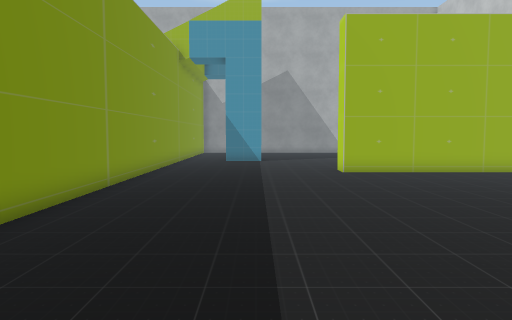
[1] (above)

21 first-person views from a walk through a scene from a Unity 3-D project. The camera is 1.5 m above the floor, tilts 4° down and sees 70° across. The floor is counted in squares, 1 m on a side. Each view is taken from the middle of a square. On the plan, view 1 faces up. The plan holds only what a view shows up to about 16 squares ahead; the rest is blank. The place goes on beyond the plan. Some surface patterns are stand-ins.

[2]
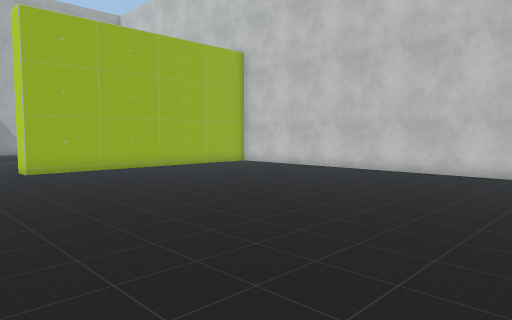

[3]
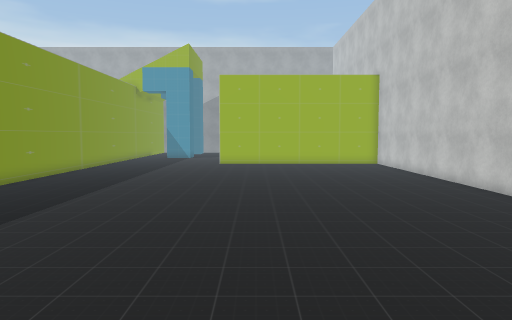

[4]
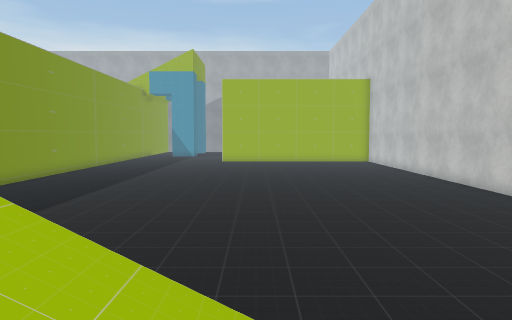

[5]
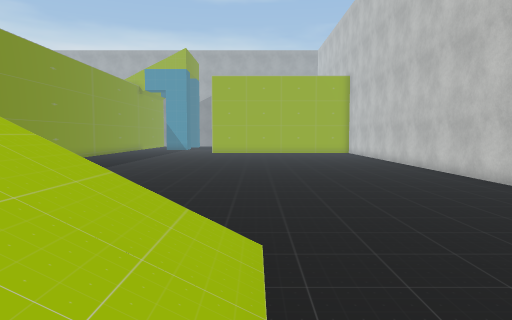

[6]
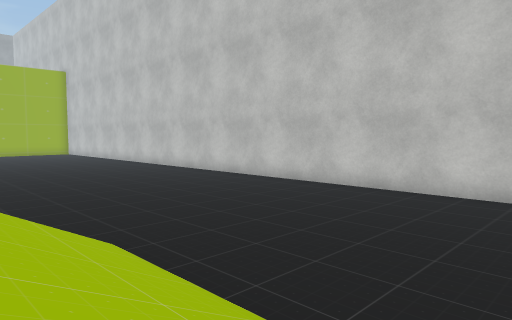

[7]
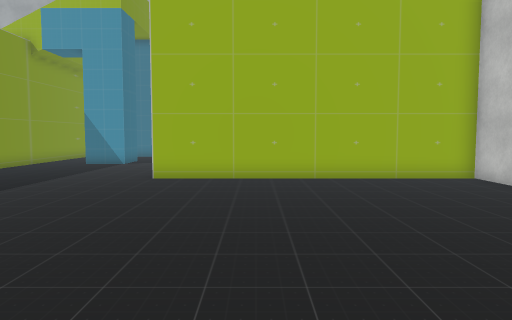

[8]
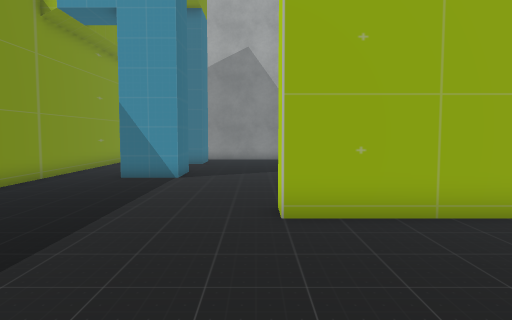

[9]
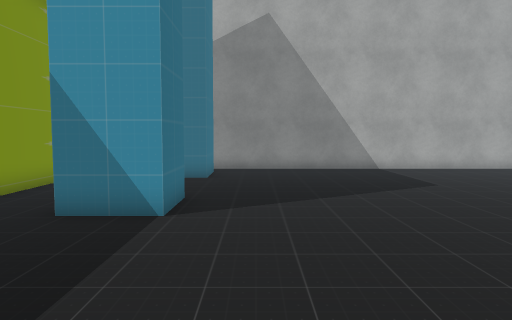

[10]
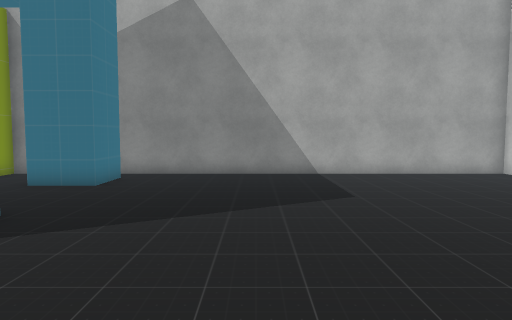

[11]
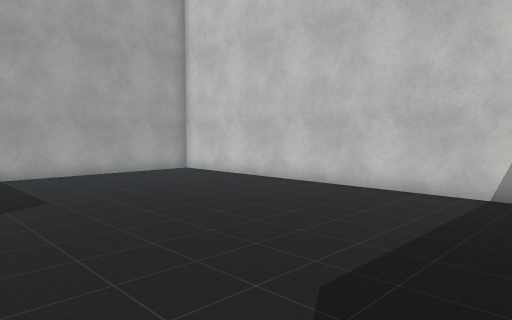

[12]
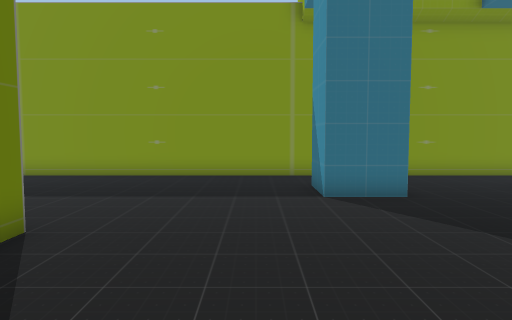

[13]
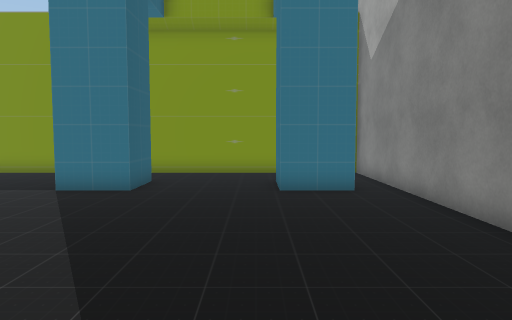

[14]
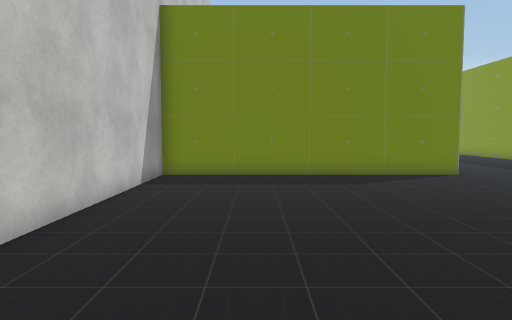

[15]
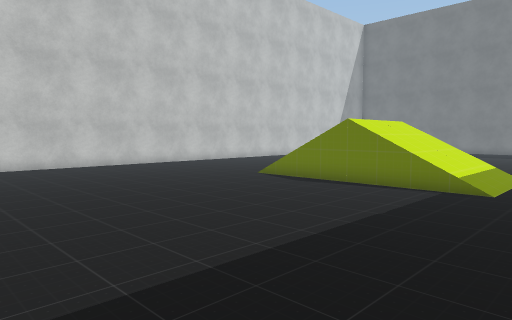

[16]
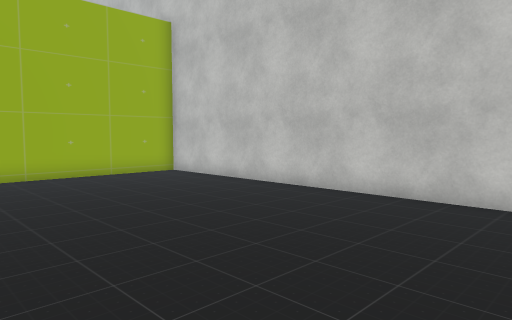

[17]
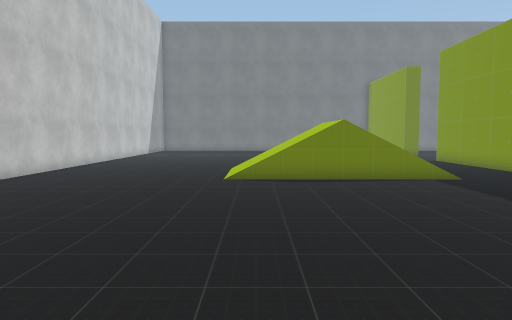

[18]
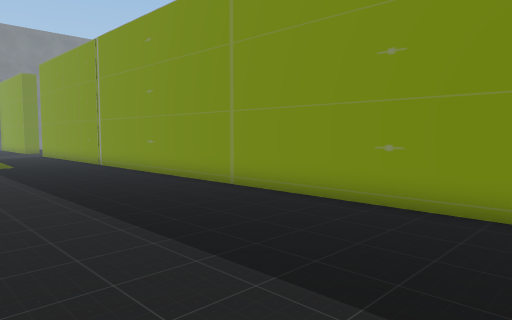

[19]
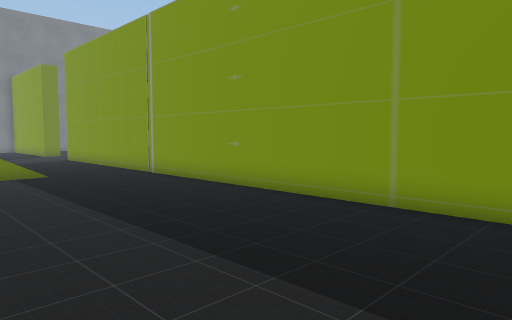

[20]
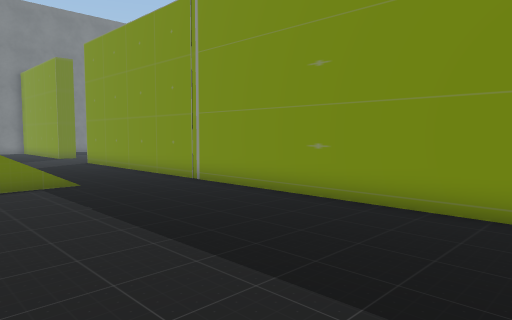

[21]
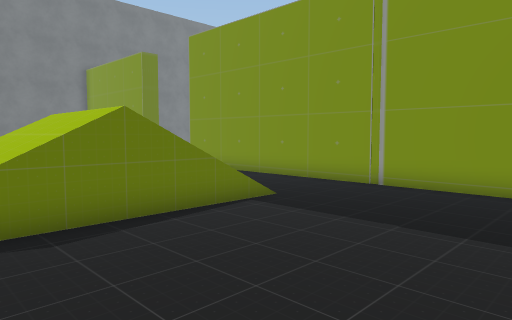

### Floor plan
Key: @ floor where view 1 was taken; # wall or solid block; . floor; / step, stairs or slope; v drop or lower ground; P pillar.
Columns run from 4 left of view 1 to 15 right of it. Each row starts with its distance up from view 1.
 30 ####################
 29 #.. #..............#
 28 #. ##..............#
 27 #.##P..............#
 26 #..................#
 25 #..................#
 24 #..................#
 23 #..##..............#
 22 #. ##..............#
 21 #.##P..............#
 20 #..................#
 19 #..................#
 18 #..................#
 17 #..................#
 16 #..................#
 15 #.......############
 14 #..................#
 13 #..................#
 12 #..................#
 11 #..................#
 10 #..................#
  9 #..................#
  8 #..................#
  7 #..................#
  6 #..................#
  5 #..................#
  4 #..................#
  3 #..................#
  2 #..................#
  1 #..................#
  0 #...@..............#
 -1 #..................#
 -2 #..................#
 -3 #..................#
 -4 #..................#
 -5 #..................#
 -6 #..................#
 -7 #..................#
 -8 #..................#
 -9 #..................#
-10 #...////////.......#
-11 #...////////.......#
-12 #...////////.......#
-13 #...////////.......#
-14 #.../vvvvv//.......#
-15 #...     . .

Positions as (right, up) in squares from view 1, and headings:
1: (0, 0), facing up
2: (0, -1), facing up-right
3: (6, -11), facing up
4: (6, -13), facing up
5: (7, -15), facing up
6: (5, -15), facing up-right
7: (7, 2), facing up
8: (3, 8), facing up
9: (2, 14), facing up
10: (5, 16), facing up
11: (5, 16), facing up-right
12: (9, 19), facing left
13: (10, 26), facing left
14: (11, 29), facing down
15: (-3, 0), facing down-right
16: (6, 1), facing up-right
17: (6, 2), facing down
18: (3, 9), facing down-left
19: (3, 4), facing down-left
20: (3, 1), facing down-left
21: (6, -4), facing down-left
